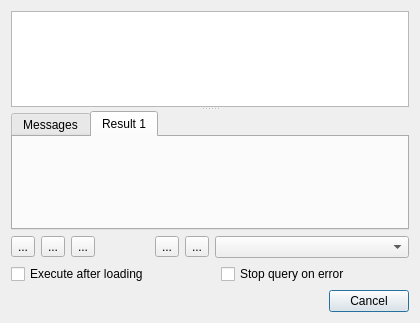
<?xml version="1.0" encoding="UTF-8"?>
<ui version="4.0">
 <class>QueryDialog</class>
 <widget class="QDialog" name="QueryDialog">
  <property name="geometry">
   <rect>
    <x>0</x>
    <y>0</y>
    <width>420</width>
    <height>323</height>
   </rect>
  </property>
  <property name="windowTitle">
   <string>Manual SQL Query</string>
  </property>
  <layout class="QGridLayout" name="gridLayout">
   <item row="1" column="1">
    <widget class="QToolButton" name="clear_QueryButton">
     <property name="toolTip">
      <string>&lt;html&gt;&lt;head/&gt;&lt;body&gt;&lt;p&gt;Clear the scree of queries and results.&lt;/p&gt;&lt;/body&gt;&lt;/html&gt;</string>
     </property>
     <property name="text">
      <string>...</string>
     </property>
     <property name="icon">
      <iconset resource="../Resources/mapper.qrc">
       <normaloff>:/trash.png</normaloff>:/trash.png</iconset>
     </property>
    </widget>
   </item>
   <item row="0" column="0" colspan="8">
    <widget class="QSplitter" name="query_splitter">
     <property name="orientation">
      <enum>Qt::Vertical</enum>
     </property>
     <widget class="QTextEdit" name="editQuery">
      <property name="toolTip">
       <string>&lt;html&gt;&lt;head/&gt;&lt;body&gt;&lt;p&gt;Enter an SQL query. if more than one query is to be perfored terminate each with a semicolon. To execute only one query, higlight it. Then click on the execute utton.&lt;/p&gt;&lt;/body&gt;&lt;/html&gt;</string>
      </property>
     </widget>
     <widget class="QTabWidget" name="widget_query_view">
      <property name="enabled">
       <bool>true</bool>
      </property>
      <property name="currentIndex">
       <number>1</number>
      </property>
      <widget class="QWidget" name="tab">
       <attribute name="title">
        <string>Messages</string>
       </attribute>
       <layout class="QHBoxLayout" name="horizontalLayout">
        <item>
         <widget class="QTextEdit" name="queryResultText">
          <property name="readOnly">
           <bool>true</bool>
          </property>
         </widget>
        </item>
       </layout>
      </widget>
      <widget class="QWidget" name="tab_2">
       <attribute name="title">
        <string>Result 1</string>
       </attribute>
      </widget>
     </widget>
    </widget>
   </item>
   <item row="1" column="6" colspan="2">
    <widget class="QComboBox" name="cbConnections">
     <property name="toolTip">
      <string>Select target database connection. </string>
     </property>
    </widget>
   </item>
   <item row="1" column="4">
    <widget class="QToolButton" name="load_QueryButton">
     <property name="toolTip">
      <string>&lt;html&gt;&lt;head/&gt;&lt;body&gt;&lt;p&gt;Click to load a text tile containing a query.&lt;/p&gt;&lt;/body&gt;&lt;/html&gt;</string>
     </property>
     <property name="text">
      <string>...</string>
     </property>
     <property name="icon">
      <iconset resource="../Resources/mapper.qrc">
       <normaloff>:/fileload.png</normaloff>:/fileload.png</iconset>
     </property>
    </widget>
   </item>
   <item row="2" column="0" colspan="4">
    <widget class="QCheckBox" name="cb_sql_execute_after_loading">
     <property name="text">
      <string>Execute after loading</string>
     </property>
    </widget>
   </item>
   <item row="1" column="0">
    <widget class="QToolButton" name="go_QueryButton">
     <property name="toolTip">
      <string>&lt;html&gt;&lt;head/&gt;&lt;body&gt;&lt;p&gt;Click to execute selected queries if more than one,&lt;/p&gt;&lt;/body&gt;&lt;/html&gt;</string>
     </property>
     <property name="text">
      <string>...</string>
     </property>
     <property name="icon">
      <iconset resource="../Resources/mapper.qrc">
       <normaloff>:/go.png</normaloff>:/go.png</iconset>
     </property>
    </widget>
   </item>
   <item row="1" column="5">
    <widget class="QToolButton" name="save_QueryButton">
     <property name="toolTip">
      <string>&lt;html&gt;&lt;head/&gt;&lt;body&gt;&lt;p&gt;Click to save the query.&lt;/p&gt;&lt;/body&gt;&lt;/html&gt;</string>
     </property>
     <property name="text">
      <string>...</string>
     </property>
     <property name="icon">
      <iconset resource="../Resources/mapper.qrc">
       <normaloff>:/filesave.png</normaloff>:/filesave.png</iconset>
     </property>
    </widget>
   </item>
   <item row="3" column="7">
    <widget class="QDialogButtonBox" name="buttonBox">
     <property name="orientation">
      <enum>Qt::Horizontal</enum>
     </property>
     <property name="standardButtons">
      <set>QDialogButtonBox::Cancel</set>
     </property>
    </widget>
   </item>
   <item row="2" column="7">
    <widget class="QCheckBox" name="cb_stop_query_on_error">
     <property name="text">
      <string>Stop query on error</string>
     </property>
    </widget>
   </item>
   <item row="1" column="2">
    <widget class="QToolButton" name="rollback_toolButton">
     <property name="toolTip">
      <string>&lt;html&gt;&lt;head/&gt;&lt;body&gt;&lt;p&gt;Rollback transaction&lt;/p&gt;&lt;/body&gt;&lt;/html&gt;</string>
     </property>
     <property name="text">
      <string>...</string>
     </property>
     <property name="icon">
      <iconset>
       <normaloff>../Resources/rollback.png</normaloff>../Resources/rollback.png</iconset>
     </property>
    </widget>
   </item>
  </layout>
 </widget>
 <resources>
  <include location="../Resources/mapper.qrc"/>
 </resources>
 <connections>
  <connection>
   <sender>buttonBox</sender>
   <signal>accepted()</signal>
   <receiver>QueryDialog</receiver>
   <slot>accept()</slot>
   <hints>
    <hint type="sourcelabel">
     <x>248</x>
     <y>254</y>
    </hint>
    <hint type="destinationlabel">
     <x>157</x>
     <y>274</y>
    </hint>
   </hints>
  </connection>
  <connection>
   <sender>buttonBox</sender>
   <signal>rejected()</signal>
   <receiver>QueryDialog</receiver>
   <slot>reject()</slot>
   <hints>
    <hint type="sourcelabel">
     <x>316</x>
     <y>260</y>
    </hint>
    <hint type="destinationlabel">
     <x>286</x>
     <y>274</y>
    </hint>
   </hints>
  </connection>
 </connections>
</ui>
